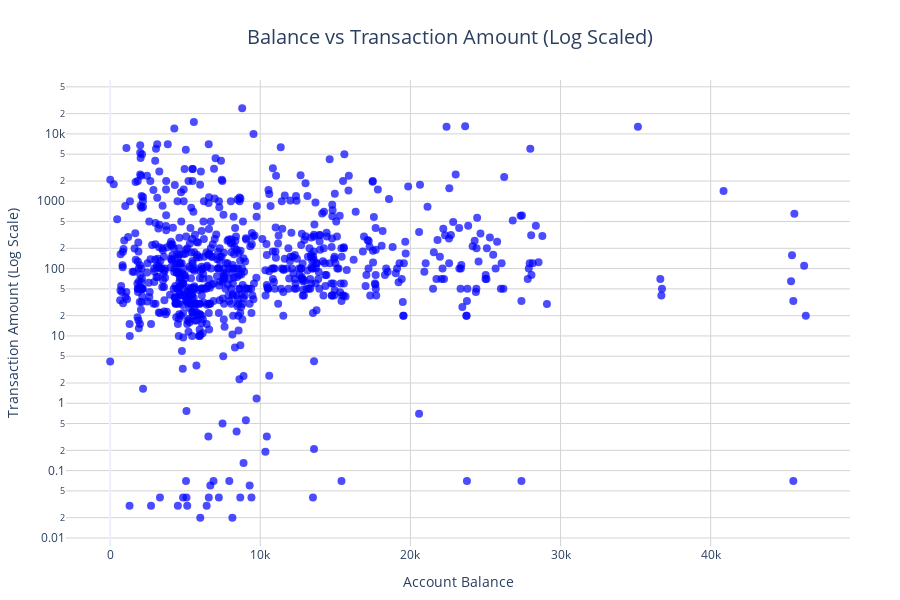

The notebook cell saved with this chart:
### Code cell
import plotly.express as px

# Convert Amount to absolute values
df['Amount'] = df['Amount'].abs()

# Create the scatter plot with log-scaled y-axis
fig = px.scatter(
    df,
    x='Balance',
    y='Amount',
    title='Balance vs Amount (Log Scaled)',
    labels={'Balance': 'Account Balance', 'Amount': 'Transaction Amount'},
    hover_data=['Category', 'Date']  # Include additional details in the hover
)

# Update marker properties for better visualization
fig.update_traces(marker=dict(size=8, color='blue', opacity=0.7))

# Log scale for the y-axis
fig.update_yaxes(type='log', title_text='Transaction Amount (Log Scale)', showgrid=True, gridcolor='lightgray')
fig.update_xaxes(title_text='Account Balance', showgrid=True, gridcolor='lightgray')

# Enhance the layout
fig.update_layout(
    title={
        'text': 'Balance vs Transaction Amount (Log Scaled)',
        'x': 0.5,
        'y': 0.95,
        'xanchor': 'center',
        'yanchor': 'top',
        'font': {'size': 20}
    },
    template='plotly_white',
    height=600,  # Set height for better spacing
    margin=dict(t=80, b=50, l=50, r=50),
    hovermode='closest'  # Focus hover on nearest point
)

# Add annotations for key points (optional)
highest_amount = df.loc[df['Amount'].idxmax()]
fig.add_annotation(
    x=highest_amount['Balance'],
    y=highest_amount['Amount'],
    text=f'Highest Amount: ${highest_amount["Amount"]:.2f}',
    showarrow=True,
    arrowhead=2,
    arrowcolor='red',
    font=dict(size=12, color='red'),
    ax=0,
    ay=-40
)

fig.show()

# Save the figure to an HTML file
pio.write_html(fig, file='balance_vs_transaction.html', full_html=True)

# Or get the HTML string directly
graph_html = pio.to_html(fig, full_html=False)

### Figure 1 — Plotly figure (JSON) as saved in the notebook; plotly's stock layout.template omitted (floating-point values rounded to 4 significant figures; data arrays with more than 128 entries replaced by an {"elided": "..."} marker saying what was removed)
{"data": [{"customdata": {"elided": "798x2 str values"}, "hovertemplate": "Account Balance=%{x}<br>Transaction Amount=%{y}<br>Category=%{customdata[0]}<br>Date=%{customdata[1]}<extra></extra>", "legendgroup": "", "marker": {"color": "blue", "opacity": 0.7, "size": 8, "symbol": "circle"}, "mode": "markers", "name": "", "orientation": "v", "showlegend": false, "type": "scatter", "x": {"elided": "798 float values"}, "xaxis": "x", "y": {"elided": "798 float values"}, "yaxis": "y"}], "layout": {"annotations": [{"arrowcolor": "red", "arrowhead": 2, "ax": 0, "ay": -40, "font": {"color": "red", "size": 12}, "showarrow": true, "text": "Highest Amount: $24000.00", "x": 8794.0, "y": 24000}], "height": 600, "hovermode": "closest", "legend": {"tracegroupgap": 0}, "margin": {"b": 50, "l": 50, "r": 50, "t": 80}, "title": {"font": {"size": 20}, "text": "Balance vs Transaction Amount (Log Scaled)", "x": 0.5, "xanchor": "center", "y": 0.95, "yanchor": "top"}, "xaxis": {"anchor": "y", "domain": [0, 1], "gridcolor": "lightgray", "showgrid": true, "title": {"text": "Account Balance"}}, "yaxis": {"anchor": "x", "domain": [0, 1], "gridcolor": "lightgray", "showgrid": true, "title": {"text": "Transaction Amount (Log Scale)"}, "type": "log"}}}
